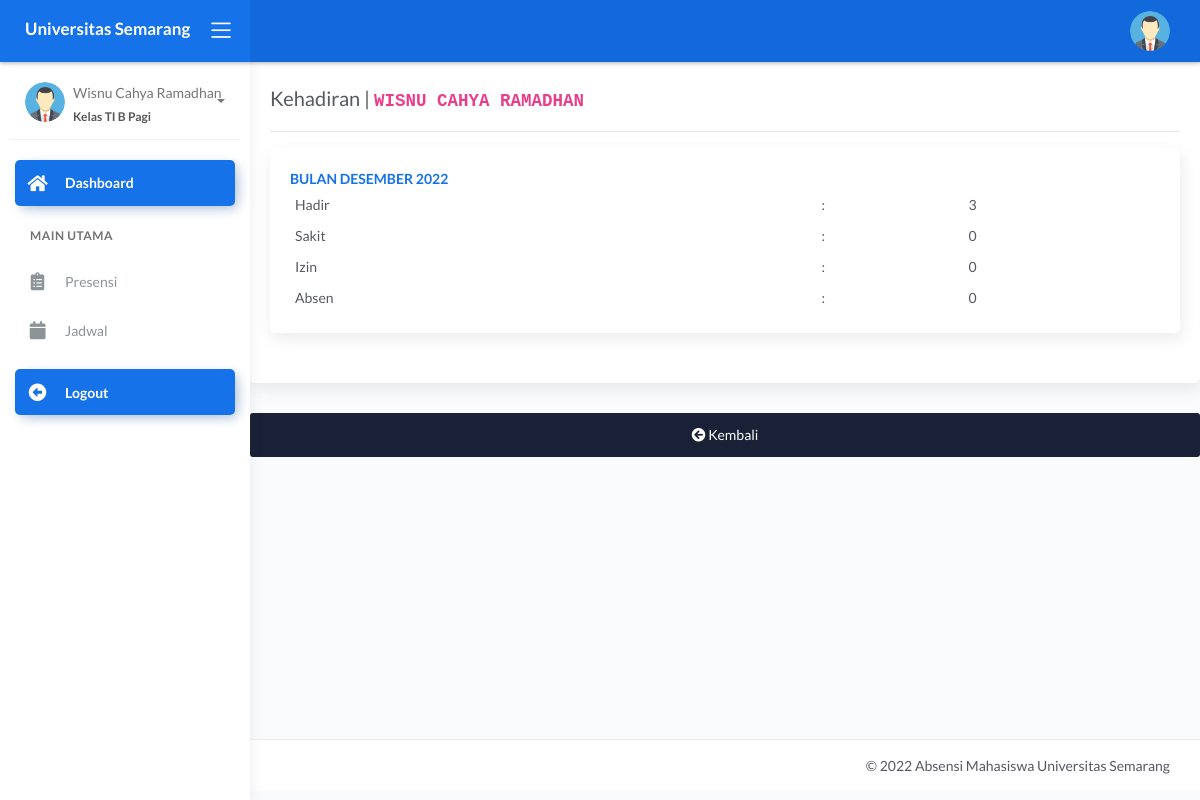
Page /mahasiswa/index.php?page=kehadiran (signed in) on the committed database.
### tables this page shows
CREATE TABLE `tb_mahasiswa` (
  `id_mahasiswa` int(11) NOT NULL,
  `nim` varchar(60) NOT NULL,
  `nama_mahasiswa` varchar(120) NOT NULL,
  `tempat_lahir` varchar(100) NOT NULL,
  `tgl_lahir` date NOT NULL,
  `jk` varchar(30) NOT NULL,
  `alamat` text NOT NULL,
  `password` varchar(255) NOT NULL,
  `foto` varchar(255) NOT NULL,
  `status` varchar(15) NOT NULL,
  `th_angkatan` year(4) NOT NULL,
  `id_mkelas` int(11) NOT NULL
);

CREATE TABLE `tb_mkelas` (
  `id_mkelas` int(11) NOT NULL,
  `kd_kelas` varchar(40) NOT NULL,
  `nama_kelas` varchar(40) NOT NULL
);

CREATE TABLE `_logabsensi` (
  `id_presensi` int(11) NOT NULL,
  `id_mengajar` int(11) NOT NULL,
  `id_mahasiswa` int(11) NOT NULL,
  `tgl_absen` date NOT NULL,
  `ket` enum('H','I','S','T','A','C') NOT NULL,
  `pertemuan_ke` varchar(30) NOT NULL
);

### config/db.php (called while the page is built, shortened)
<?php
   function namaBulan($angka){
	switch ($angka) {
		case '12':
			$bulan = "Desember";
			break;
	}
	return $bulan;
}
?>

### mahasiswa/index.php (the view, shortened to what this page needs)
<?php
include '../config/db.php';
?> <script>
<?php
$id_login = @$_SESSION['mahasiswa'];
$sql = mysqli_query($con, "SELECT * FROM tb_mahasiswa
	INNER JOIN tb_mkelas ON tb_mahasiswa.id_mkelas=tb_mkelas.id_mkelas
 WHERE tb_mahasiswa.id_mahasiswa = '$id_login'") or die(mysqli_error($con));
$data = mysqli_fetch_array($sql);
?>
<!DOCTYPE html>
<html lang="en">
<head>
	<link rel="stylesheet" href="../assets/css/bootstrap.min.css">
	<link rel="stylesheet" href="../assets/css/atlantis.min.css">
	<link rel="stylesheet" href="../assets/css/demo.css">
</head>
<body>
	<div class="wrapper">
		<div class="main-header">
			<div class="logo-header" data-background-color="blue">
				<a href="index.php" class="logo">
					<b class="text-white">Universitas Semarang</b>
				</a>
				<div class="nav-toggle">
					<button class="btn btn-toggle toggle-sidebar">
						<i class="icon-menu"></i>
					</button>
				</div>
			</div>
			<nav class="navbar navbar-header navbar-expand-lg" data-background-color="blue2">
				<div class="container-fluid">
					<ul class="navbar-nav topbar-nav ml-md-auto align-items-center">
						<li class="nav-item dropdown hidden-caret">
							<a class="dropdown-toggle profile-pic" data-toggle="dropdown" href="#" aria-expanded="false">
								<div class="avatar-sm">
									<img src="../assets/img/user/<?= $data['foto'] ?>" alt="..." class="avatar-img rounded-circle">
								</div>
							</a>
						</li>
					</ul>
				</div>
			</nav>
		</div>
		<div class="sidebar sidebar-style-2">
			<div class="sidebar-wrapper scrollbar scrollbar-inner">
				<div class="sidebar-content">
					<div class="user">
						<div class="avatar-sm float-left mr-2">
							<img src="../assets/img/user/<?= $data['foto'] ?>" alt="..." class="avatar-img rounded-circle">
						</div>
						<div class="info">
							<a data-toggle="collapse" href="#collapseExample" aria-expanded="true">
								<span>
									<?= $data['nama_mahasiswa'] ?>
									<span class="user-level">Kelas <?= $data['nama_kelas'] ?></span>
									<span class="caret"></span>
								</span>
							</a>
						</div>
					</div>
					<ul class="nav nav-primary">
						<li class="nav-item active">
							<a href="index.php" class="collapsed">
								<i class="fas fa-home"></i>
								<p>Dashboard</p>
							</a>
						</li>
						<li class="nav-section">
							<h4 class="text-section">Main Utama</h4>
						</li>
						<li class="nav-item">
							<a href="?page=kehadiran">
								<i class="fas fa-clipboard-list"></i>
								<p>Presensi</p>
							</a>
						</li>
						<li class="nav-item">
							<a href="?page=jadwal">
								<i class="fas fa-calendar"></i>
								<p>Jadwal</p>
							</a>
						</li>
						<li class="nav-item active mt-3">
							<a href="logout.php" class="collapsed">
								<i class="fas fa-arrow-alt-circle-left"></i>
								<p>Logout</p>
							</a>
						</li>
					</ul>
				</div>
			</div>
		</div>
		<div class="main-panel">
			<div class="content">
				<?php
				$page = @$_GET['page'];
				$act = @$_GET['act'];
				if ($page == 'izin') {
					if ($act == '') {
						include 'modul/izin/ajukan_izin.php';
					} elseif ($act == 'surat_view') {
						include 'modul/izin/view_surat_izin.php';
					}
				} elseif ($page == 'kehadiran') {
					if ($act == '') {
						include 'modul/absen/kehadiran.php';
					}
				} elseif ($page == 'jadwal') {
					if ($act == '') {
						include 'modul/absen/jadwal.php';
					}
				} elseif ($page == 'change') {
					include 'modul/user/ganti_password.php';
				} elseif ($page == '') {
					include 'modul/home.php';
				} else {
					echo "<b>Tidak ada Halaman</b>";
				}
				?>
			</div>
			<footer class="footer">
				<div class="container">
					<div class="copyright ml-auto">
						&copy; <?php echo date('Y'); ?> Absensi Mahasiswa Universitas Semarang
					</div>
				</div>
			</footer>
		</div>
	</div>
</body>
</html>

### mahasiswa/modul/absen/kehadiran.php
<div class="card">
	<div class="card-body">
		<h4 class="card-title">Kehadiran | <b style="text-transform: uppercase;"><code> <?=$data['nama_mahasiswa'] ?> </code></b></h4>
		<hr>
		<div class="row">
			<?php
			$qry = mysqli_query($con,"SELECT * FROM _logabsensi
				INNER JOIN tb_mengajar ON _logabsensi.id_mengajar=tb_mengajar.id_mengajar
				INNER JOIN tb_thajaran ON tb_mengajar.id_thajaran=tb_thajaran.id_thajaran
				INNER JOIN tb_semester ON tb_mengajar.id_semester=tb_semester.id_semester
				WHERE _logabsensi.id_mahasiswa='$data[id_mahasiswa]' and tb_thajaran.status=1 and tb_semester.status=1
				GROUP BY MONTH(tgl_absen) ORDER BY MONTH(tgl_absen) DESC
			 ");
			 foreach ($qry as $bulan) { ?>
			 	<?php
			 	$bulan = date('m',strtotime($bulan['tgl_absen']));
			 	 ?>
			 	<div class="col-xl-12">
				<div class="card text-left">
					<div class="card-body">
						<b class="text-primary" style="text-transform: uppercase;">BULAN <?=namaBulan($bulan); ?> <?= date('Y') ?></b>
						<table cellpadding="5" width="100%">
							<tr>
								<td>Hadir</td>
								<td>:</td>
								<td>
									<?php
								$hadir = mysqli_fetch_array(mysqli_query($con,"SELECT COUNT(ket) AS hadir FROM _logabsensi WHERE id_mahasiswa='$data[id_mahasiswa]' and ket='H' and MONTH(tgl_absen)='$bulan' "));
								echo $hadir['hadir'];
								?>
								</td>
							</tr>
							<tr>
								<td>Sakit</td>
								<td>:</td>
								<td>
								<?php
								$sakit = mysqli_fetch_array(mysqli_query($con,"SELECT COUNT(ket) AS sakit FROM _logabsensi WHERE id_mahasiswa='$data[id_mahasiswa]' and ket='S' and MONTH(tgl_absen)='$bulan' "));
								echo $sakit['sakit'];
								?>
								</td>
							</tr>
							<tr>
								<td>Izin</td>
								<td>:</td>
								<td>
									<?php
								$izin = mysqli_fetch_array(mysqli_query($con,"SELECT COUNT(ket) AS izin FROM _logabsensi WHERE id_mahasiswa='$data[id_mahasiswa]' and ket='I' and MONTH(tgl_absen)='$bulan' "));
								echo $izin['izin'];
								?>
								</td>
							</tr>
							<tr>
								<td>Absen</td>
								<td>:</td>
								<td>
									<?php
								$alfa = mysqli_fetch_array(mysqli_query($con,"SELECT COUNT(ket) AS alfa FROM _logabsensi WHERE id_mahasiswa='$data[id_mahasiswa]' and ket='A' and MONTH(tgl_absen)='$bulan' "));
								echo $alfa['alfa'];
								?>
								</td>
							</tr>
						</table>
					</div>
				</div>
			</div>
			 <?php } ?>
		</div>
	</div>
</div>
	<a href="javascript:history.back()" class="btn btn-default btn-block"><i class="fas fa-arrow-circle-left"></i> Kembali</a>

### rows in the picture
tb_mahasiswa: foto (picture), nama_mahasiswa "Wisnu Cahya Ramadhan", id_mkelas.nama_kelas "TI B Pagi", nama_mahasiswa "WISNU CAHYA RAMADHAN"
_logabsensi: tgl_absen "DESEMBER", hadir "3", sakit "0", izin "0", alfa "0"
